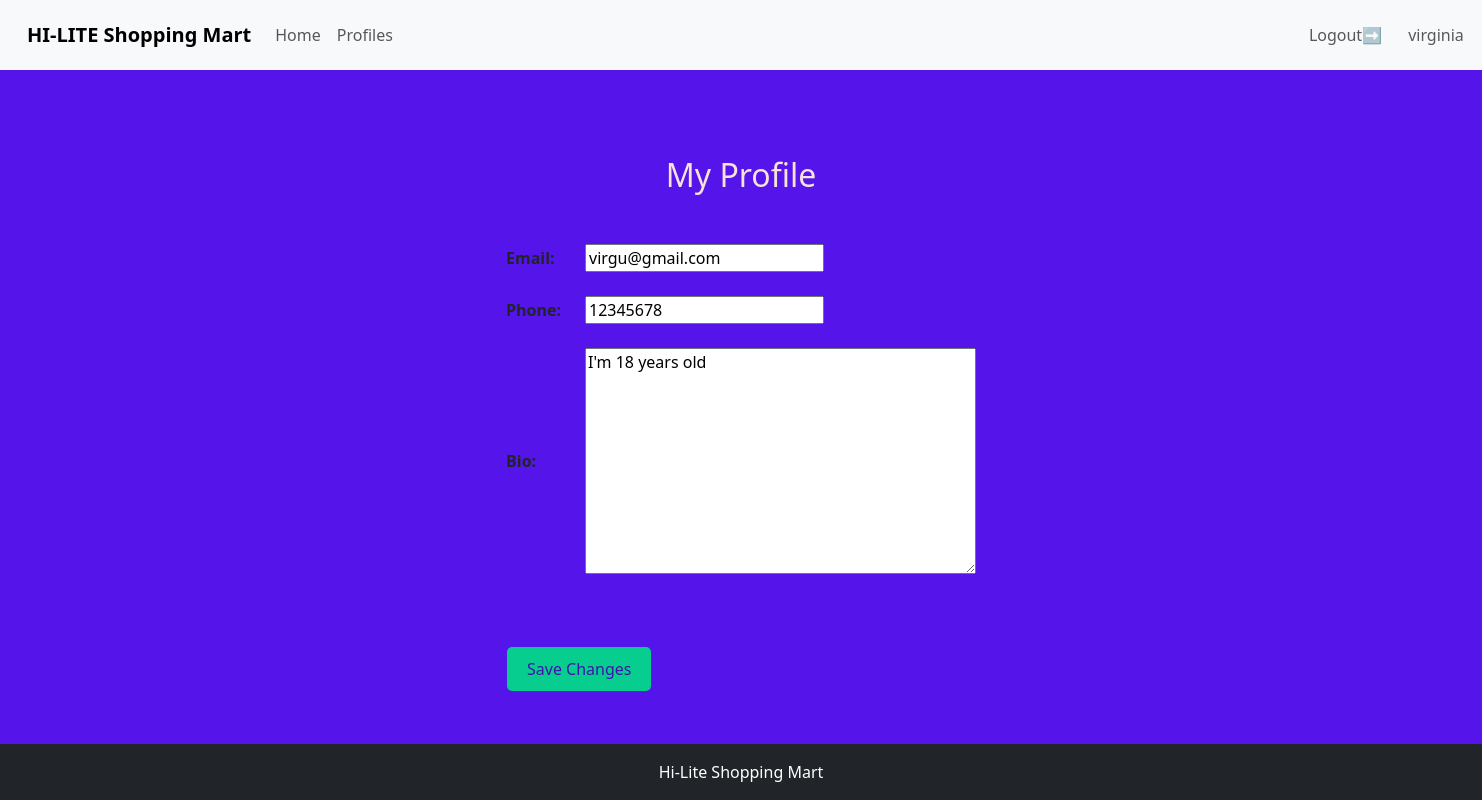
Screenshot of /shop/profiles (signed in) with the database file from the repository.
### shop/models.py (models this page shows, shortened)
class Profile(models.Model):
    user=models.OneToOneField(User,on_delete=models.CASCADE)
    bio=models.TextField(blank=True)
    email=models.EmailField()
    phone = models.CharField(max_length=15,blank=True)

### shop/views.py (the view)
# urls.py: path("profiles",profilepage,name="profiles"),
@login_required(login_url="/shop/login")
def profilepage(request):
    pro = Profile.objects.get(user=request.user)
    if request.method == "POST":
        form = ProfileForm(request.POST, instance=pro)
        if form.is_valid():
            form.save()
            return redirect("profiles")
    else:
        form = ProfileForm(instance=pro)
    return render(request, "profiles.html", {"form": form})

### shop/forms.py
class ProfileForm(forms.ModelForm):
    class Meta:
        model = Profile
        fields = ["email", "phone", "bio"]

### templates/profiles.html (shortened to what this page needs)
{% extends "base.html" %}
{% block content %}
    <h2>My Profile</h2>
    <form method="POST">
        <table class="profile-table">
            {{ form.as_table }}
        </table>
        <br>
        <div class="btn">
            <input type="submit" value="Save Changes">
        </div>
    </form>
{% endblock %}

### templates/base.html (shortened to what this page needs)
{% load static %}
<head>
    <link href="https://cdn.jsdelivr.net/npm/bootstrap@5.3.8/dist/css/bootstrap.min.css" rel="stylesheet">
    <link rel="stylesheet" href="{% static 'css/base.css' %}">
</head>
<body>
    <header>
        <nav class="navbar navbar-expand-lg bg-body-tertiary">
                <div class="container-fluid">
                    <a class="navbar-brand  fw-bold" href="#">HI-LITE Shopping Mart</a>
                    <div class="collapse navbar-collapse" id="navbarSupportedContent">
                    <ul class="navbar-nav me-auto mb-2 mb-lg-0">
                        <li class="nav-item">
                        <a class="nav-link" href="{% url 'products'%}">Home</a>
                        </li>
                        {% if user.is_authenticated %}
                            <li class="nav-item">
                            <a class="nav-link" href="{% url 'profiles'%}">Profiles</a>
                            </li>
                            <div class="nav-right">
                                <li class="nav-item">
                                <a class="nav-link" href="{% url 'logout'%}">Logout➡️</a>
                                </li>
                                <li class="nav-item">
                                <a class="nav-link" href="">{{request.user}}</a>
                                </li>
                            </div>
                        {%endif%}
                    </ul>
                    </div>
                </div>
        </nav>
    </header>
    <div class="main">
            {% block content%}
            {% endblock %}
    </div>
<footer class="bg-dark text-white text-center p-3">
    Hi-Lite Shopping Mart
</footer>
</body>
</html>

### static/css/base.css (style rules this page uses)
.main { background-color: rgb(84, 20, 234); color: rgb(245, 226, 217); display: flex; flex-direction: column; align-items: center; justify-content: center; flex: 1; padding: 20px; }
body { min-height: 100%; display: flex; flex-direction: column; margin: 0; }
.navbar { display: flex; justify-content: space-between; align-items: center; padding: 15px; background-color: #f2f2f2; }
.nav-right { display: flex; flex-direction: row; gap: 10px; align-items: right; justify-items: end; margin-left: 900px; }
.profile-table { margin: 30px auto; border-collapse: collapse; }
.profile-table th { padding: 12px; }
.profile-table td { padding: 12px; }
.btn { text-align:center; }
input[type="submit"] { padding:10px 20px; background:rgb(7, 206, 143); color:rgb(61, 21, 170); border:none; border-radius:5px; cursor:pointer; }
footer { margin-top: auto; position: fixed; bottom: 0; left: 0; width: 100%; z-index: 1000; }

### rows the page displays
Profile: email "virgu@gmail.com", phone "12345678", bio "I'm 18 years old"

### other values shown
{{ request.user }} "virginia"
